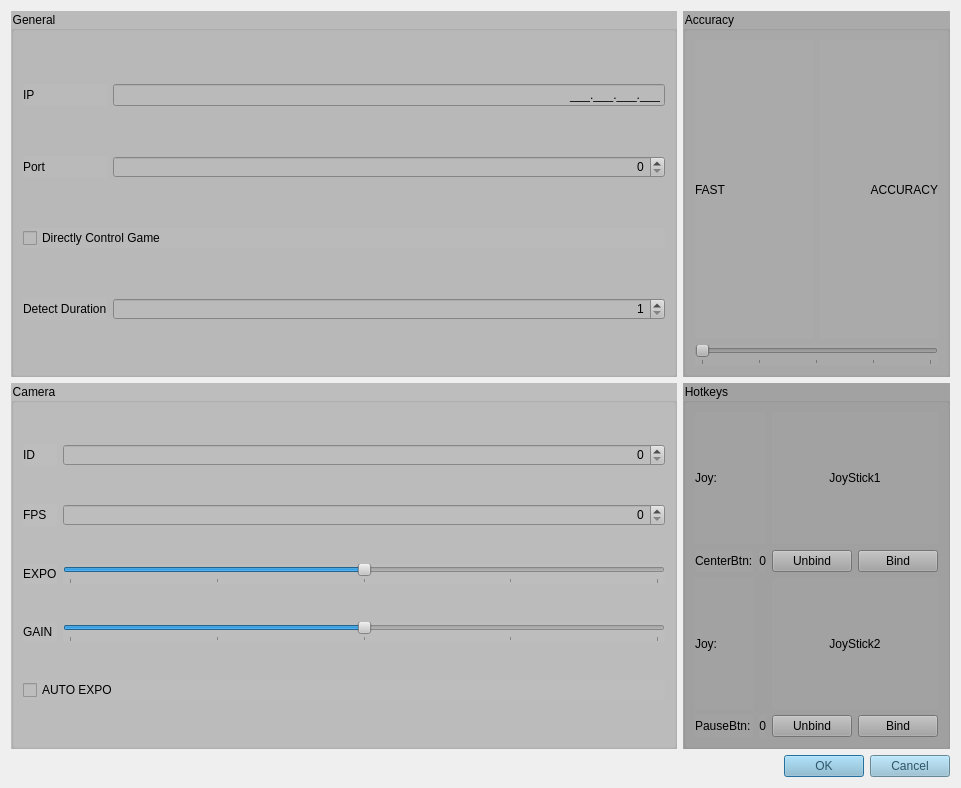
<?xml version="1.0" encoding="UTF-8"?>
<ui version="4.0">
 <class>SettingConfig</class>
 <widget class="QWidget" name="SettingConfig">
  <property name="geometry">
   <rect>
    <x>0</x>
    <y>0</y>
    <width>961</width>
    <height>788</height>
   </rect>
  </property>
  <property name="windowTitle">
   <string>QWidget</string>
  </property>
  <layout class="QGridLayout" name="gridLayout_2">
   <item row="0" column="0">
    <widget class="QGroupBox" name="groupBox">
     <property name="styleSheet">
      <string notr="true">background-color: rgb(186, 186, 186);</string>
     </property>
     <property name="title">
      <string>General</string>
     </property>
     <layout class="QGridLayout" name="gridLayout_4">
      <item row="0" column="0">
       <widget class="QLabel" name="label">
        <property name="text">
         <string>IP</string>
        </property>
       </widget>
      </item>
      <item row="1" column="0">
       <widget class="QLabel" name="label_2">
        <property name="text">
         <string>Port</string>
        </property>
       </widget>
      </item>
      <item row="0" column="1">
       <widget class="QLineEdit" name="IP_Input">
        <property name="inputMask">
         <string>000.000.000.000;_</string>
        </property>
        <property name="alignment">
         <set>Qt::AlignmentFlag::AlignRight|Qt::AlignmentFlag::AlignTrailing|Qt::AlignmentFlag::AlignVCenter</set>
        </property>
       </widget>
      </item>
      <item row="2" column="0" colspan="2">
       <widget class="QCheckBox" name="DCtrl_Check">
        <property name="styleSheet">
         <string notr="true"/>
        </property>
        <property name="text">
         <string>Directly Control Game</string>
        </property>
       </widget>
      </item>
      <item row="1" column="1">
       <widget class="QSpinBox" name="Port_Input">
        <property name="alignment">
         <set>Qt::AlignmentFlag::AlignRight|Qt::AlignmentFlag::AlignTrailing|Qt::AlignmentFlag::AlignVCenter</set>
        </property>
        <property name="minimum">
         <number>0</number>
        </property>
        <property name="maximum">
         <number>100000</number>
        </property>
       </widget>
      </item>
      <item row="3" column="0">
       <widget class="QLabel" name="label_3">
        <property name="text">
         <string>Detect Duration</string>
        </property>
       </widget>
      </item>
      <item row="3" column="1">
       <widget class="QSpinBox" name="DetectDura_Input">
        <property name="alignment">
         <set>Qt::AlignmentFlag::AlignRight|Qt::AlignmentFlag::AlignTrailing|Qt::AlignmentFlag::AlignVCenter</set>
        </property>
        <property name="minimum">
         <number>1</number>
        </property>
        <property name="maximum">
         <number>1000</number>
        </property>
       </widget>
      </item>
     </layout>
    </widget>
   </item>
   <item row="2" column="0">
    <widget class="QGroupBox" name="groupBox_3">
     <property name="layoutDirection">
      <enum>Qt::LayoutDirection::LeftToRight</enum>
     </property>
     <property name="styleSheet">
      <string notr="true">background-color: rgb(189, 189, 189);</string>
     </property>
     <property name="title">
      <string>Camera</string>
     </property>
     <layout class="QGridLayout" name="gridLayout_3">
      <item row="0" column="0">
       <widget class="QLabel" name="label_4">
        <property name="text">
         <string>ID</string>
        </property>
       </widget>
      </item>
      <item row="4" column="0" colspan="2">
       <widget class="QCheckBox" name="AutoExpo_Input">
        <property name="text">
         <string>AUTO EXPO</string>
        </property>
       </widget>
      </item>
      <item row="2" column="0">
       <widget class="QLabel" name="label_18">
        <property name="text">
         <string>EXPO</string>
        </property>
       </widget>
      </item>
      <item row="2" column="1">
       <widget class="QSlider" name="CameraExp_Input">
        <property name="cursor">
         <cursorShape>SizeHorCursor</cursorShape>
        </property>
        <property name="minimum">
         <number>0</number>
        </property>
        <property name="maximum">
         <number>100</number>
        </property>
        <property name="value">
         <number>50</number>
        </property>
        <property name="orientation">
         <enum>Qt::Orientation::Horizontal</enum>
        </property>
        <property name="tickPosition">
         <enum>QSlider::TickPosition::TicksBelow</enum>
        </property>
        <property name="tickInterval">
         <number>25</number>
        </property>
       </widget>
      </item>
      <item row="0" column="1">
       <widget class="QSpinBox" name="CameraID_Input">
        <property name="alignment">
         <set>Qt::AlignmentFlag::AlignRight|Qt::AlignmentFlag::AlignTrailing|Qt::AlignmentFlag::AlignVCenter</set>
        </property>
        <property name="minimum">
         <number>0</number>
        </property>
        <property name="maximum">
         <number>100</number>
        </property>
       </widget>
      </item>
      <item row="1" column="0">
       <widget class="QLabel" name="label_8">
        <property name="text">
         <string>FPS</string>
        </property>
       </widget>
      </item>
      <item row="1" column="1">
       <widget class="QSpinBox" name="FPS_Input">
        <property name="alignment">
         <set>Qt::AlignmentFlag::AlignRight|Qt::AlignmentFlag::AlignTrailing|Qt::AlignmentFlag::AlignVCenter</set>
        </property>
        <property name="minimum">
         <number>0</number>
        </property>
        <property name="maximum">
         <number>1000</number>
        </property>
       </widget>
      </item>
      <item row="3" column="0">
       <widget class="QLabel" name="label_17">
        <property name="text">
         <string>GAIN</string>
        </property>
       </widget>
      </item>
      <item row="3" column="1">
       <widget class="QSlider" name="CameraGain_Input">
        <property name="cursor">
         <cursorShape>SizeHorCursor</cursorShape>
        </property>
        <property name="minimum">
         <number>0</number>
        </property>
        <property name="maximum">
         <number>100</number>
        </property>
        <property name="value">
         <number>50</number>
        </property>
        <property name="orientation">
         <enum>Qt::Orientation::Horizontal</enum>
        </property>
        <property name="tickPosition">
         <enum>QSlider::TickPosition::TicksBelow</enum>
        </property>
        <property name="tickInterval">
         <number>25</number>
        </property>
       </widget>
      </item>
     </layout>
    </widget>
   </item>
   <item row="0" column="1">
    <widget class="QGroupBox" name="groupBox_2">
     <property name="styleSheet">
      <string notr="true">background-color: rgb(170, 170, 170);</string>
     </property>
     <property name="title">
      <string>Accuracy</string>
     </property>
     <layout class="QGridLayout" name="gridLayout_5">
      <item row="2" column="1">
       <widget class="QLabel" name="label_16">
        <property name="text">
         <string>ACCURACY</string>
        </property>
        <property name="alignment">
         <set>Qt::AlignmentFlag::AlignRight|Qt::AlignmentFlag::AlignTrailing|Qt::AlignmentFlag::AlignVCenter</set>
        </property>
       </widget>
      </item>
      <item row="2" column="0">
       <widget class="QLabel" name="label_15">
        <property name="text">
         <string>FAST</string>
        </property>
       </widget>
      </item>
      <item row="3" column="0" colspan="2">
       <widget class="QSlider" name="LandmarkModel_input">
        <property name="cursor">
         <cursorShape>SizeHorCursor</cursorShape>
        </property>
        <property name="minimum">
         <number>0</number>
        </property>
        <property name="maximum">
         <number>4</number>
        </property>
        <property name="orientation">
         <enum>Qt::Orientation::Horizontal</enum>
        </property>
        <property name="tickPosition">
         <enum>QSlider::TickPosition::TicksBelow</enum>
        </property>
       </widget>
      </item>
     </layout>
    </widget>
   </item>
   <item row="2" column="1">
    <widget class="QGroupBox" name="groupBox_4">
     <property name="styleSheet">
      <string notr="true">background-color: rgb(162, 162, 162);</string>
     </property>
     <property name="title">
      <string>Hotkeys</string>
     </property>
     <layout class="QGridLayout" name="gridLayout">
      <item row="3" column="0">
       <widget class="QLabel" name="Hotkey1_Joystick_5">
        <property name="text">
         <string>PauseBtn:</string>
        </property>
       </widget>
      </item>
      <item row="2" column="2" colspan="2">
       <widget class="QLabel" name="Hotkey2_Joystick">
        <property name="styleSheet">
         <string notr="true">font: 10pt &quot;Source Code Pro&quot;;</string>
        </property>
        <property name="text">
         <string>JoyStick2</string>
        </property>
        <property name="alignment">
         <set>Qt::AlignmentFlag::AlignCenter</set>
        </property>
       </widget>
      </item>
      <item row="1" column="0">
       <widget class="QLabel" name="Hotkey1_Joystick_4">
        <property name="text">
         <string>CenterBtn:</string>
        </property>
       </widget>
      </item>
      <item row="0" column="0" colspan="2">
       <widget class="QLabel" name="Hotkey1_Joystick_2">
        <property name="text">
         <string>Joy:</string>
        </property>
       </widget>
      </item>
      <item row="3" column="3">
       <widget class="QPushButton" name="Bind_HotKey2">
        <property name="text">
         <string>Bind</string>
        </property>
       </widget>
      </item>
      <item row="0" column="2" colspan="2">
       <widget class="QLabel" name="Hotkey1_Joystick">
        <property name="styleSheet">
         <string notr="true">font: 10pt &quot;Source Code Pro&quot;;</string>
        </property>
        <property name="text">
         <string>JoyStick1</string>
        </property>
        <property name="alignment">
         <set>Qt::AlignmentFlag::AlignCenter</set>
        </property>
       </widget>
      </item>
      <item row="3" column="1">
       <widget class="QLabel" name="Hotkey2_Button">
        <property name="text">
         <string>0</string>
        </property>
        <property name="alignment">
         <set>Qt::AlignmentFlag::AlignRight|Qt::AlignmentFlag::AlignTrailing|Qt::AlignmentFlag::AlignVCenter</set>
        </property>
       </widget>
      </item>
      <item row="2" column="0">
       <widget class="QLabel" name="Hotkey1_Joystick_3">
        <property name="text">
         <string>Joy:</string>
        </property>
       </widget>
      </item>
      <item row="3" column="2">
       <widget class="QPushButton" name="Unbind_HotKey2">
        <property name="styleSheet">
         <string notr="true"/>
        </property>
        <property name="text">
         <string>Unbind</string>
        </property>
       </widget>
      </item>
      <item row="1" column="2">
       <widget class="QPushButton" name="Unbind_HotKey1">
        <property name="styleSheet">
         <string notr="true"/>
        </property>
        <property name="text">
         <string>Unbind</string>
        </property>
       </widget>
      </item>
      <item row="1" column="3">
       <widget class="QPushButton" name="Bind_HotKey1">
        <property name="text">
         <string>Bind</string>
        </property>
       </widget>
      </item>
      <item row="1" column="1">
       <widget class="QLabel" name="Hotkey1_Button">
        <property name="text">
         <string>0</string>
        </property>
        <property name="alignment">
         <set>Qt::AlignmentFlag::AlignRight|Qt::AlignmentFlag::AlignTrailing|Qt::AlignmentFlag::AlignVCenter</set>
        </property>
       </widget>
      </item>
     </layout>
    </widget>
   </item>
   <item row="4" column="0" colspan="2">
    <widget class="QDialogButtonBox" name="buttonBox">
     <property name="styleSheet">
      <string notr="true">font: 14pt &quot;Source Code Pro&quot;;
background-color: rgb(143, 190, 212);
color: #2e5669;</string>
     </property>
     <property name="orientation">
      <enum>Qt::Orientation::Horizontal</enum>
     </property>
     <property name="standardButtons">
      <set>QDialogButtonBox::StandardButton::Cancel|QDialogButtonBox::StandardButton::Ok</set>
     </property>
    </widget>
   </item>
  </layout>
 </widget>
 <resources/>
 <connections>
  <connection>
   <sender>buttonBox</sender>
   <signal>accepted()</signal>
   <receiver>SettingConfig</receiver>
   <slot>accept()</slot>
   <hints>
    <hint type="sourcelabel">
     <x>248</x>
     <y>254</y>
    </hint>
    <hint type="destinationlabel">
     <x>157</x>
     <y>274</y>
    </hint>
   </hints>
  </connection>
  <connection>
   <sender>buttonBox</sender>
   <signal>rejected()</signal>
   <receiver>SettingConfig</receiver>
   <slot>reject()</slot>
   <hints>
    <hint type="sourcelabel">
     <x>316</x>
     <y>260</y>
    </hint>
    <hint type="destinationlabel">
     <x>286</x>
     <y>274</y>
    </hint>
   </hints>
  </connection>
 </connections>
 <slots>
  <slot>accept()</slot>
  <slot>reject()</slot>
 </slots>
</ui>
